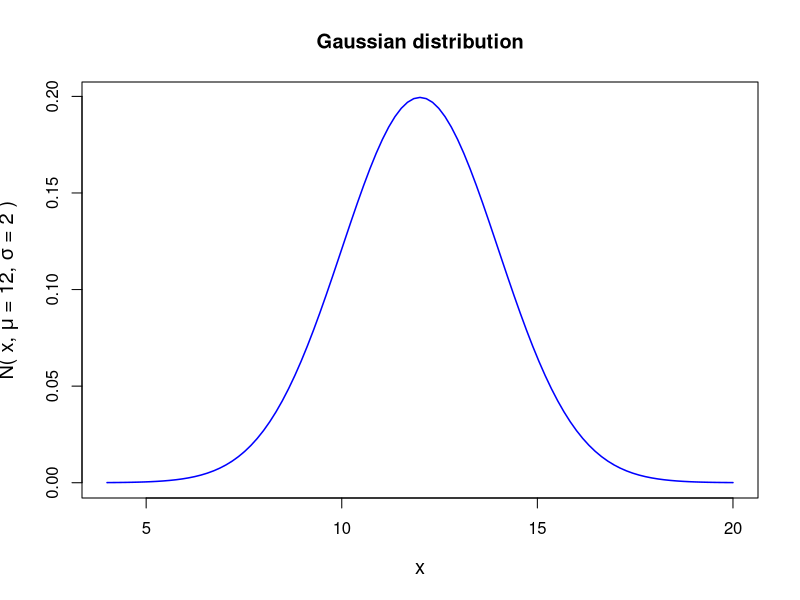
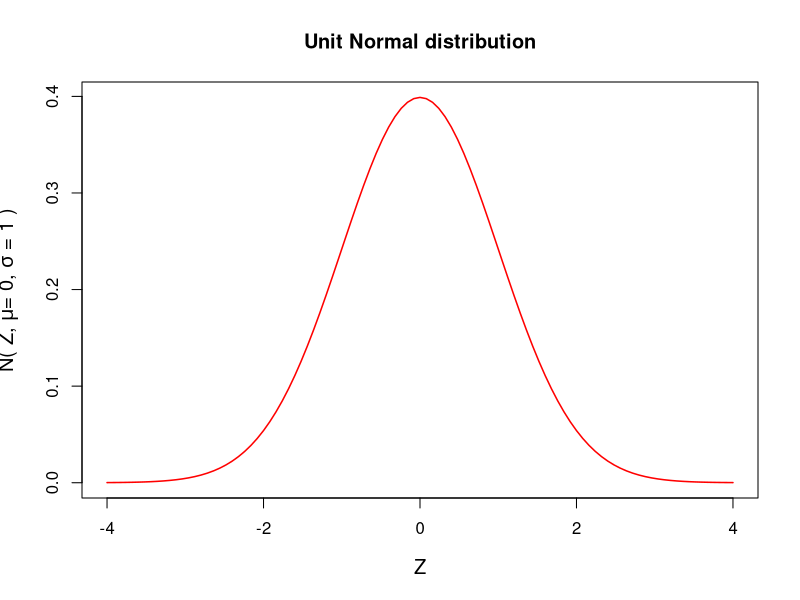
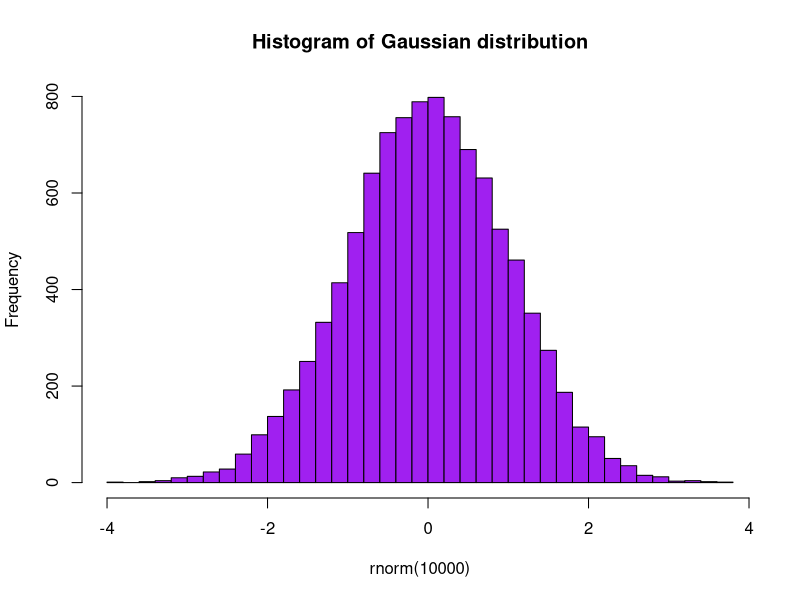

Generate these figures, in order, with R:
#Gaussian/Normal Distribution

#Four functions are provided in R for computing various quantities related to Gaussian distribution
#dnorm(Z), rnorm(n), qnorm(p), pnorm(Z)

#dnorm(Z): Returns Gaussian density Z on a unit normal ditribution
#rnorm(n): Return n random deviated unit normal curve
#pnorm(Z): Return P-value(cumulative probability) from minus infinity to Z
#qnorm(p): Return Z-value corresponding to cumulative probability p.

#Z = Gaussian Z variable
#mean = Mean of Gaussian distribution
#sd = Standard deviation of the Gaussian distribution





mean = 12 #mean of Gaussian
sd = 2.0  #Standard deviation
x = 14.0  #Gaussian variable

#Probability density function 

##dnorm(x,mu,sigma) returns Gaussian probability density for given x,mu,sigma

gauss_density = dnorm(x,mean,sd)
gauss_density = round(gauss_density, digits = 3)
print(paste("Gaussian probability for (",x, ",",mean, ",", sd,") = ", gauss_density))



##dnorm(Z) returns a probability density for a given Z in unit Gaussian

Z = 2.0
unit_norm = dnorm(Z)
unit_norm = round(unit_norm, digits = 3)
print(paste("Unit Gaussian probability for Z = ",Z, " is ", unit_norm))

##Plotting the Gaussian curve in the x range of (mu-4*sigma, mu+4*sigma)
mean = 12
sd = 2
x = seq(mean - 4*sd, mean + 4*sd, 100)
string = substitute(paste("N( x, ", mu, " = 12, ", sigma, " = 2 ", ")"))

curve(dnorm(x, mean, sd), xlim=c(mean - 4*sd, mean + 4*sd), ylab = string, lwd = 1.5, cex.lab=1.2, col="blue", main="Gaussian distribution")

##Plotting Unit Gaussian/Standard Normal distribution curve
mean = 0
sd = 1
x = seq(mean - 4*sd, mean + 4*sd, 100)
string = substitute(paste("N( Z, ", mu, "= 0, ", sigma, " = 1 ", ")"))
curve(dnorm(x, mean, sd), xlim=c(mean - 4*sd, mean + 4*sd), xlab = "Z", ylab = string, lwd = 1.5, cex.lab = 1.2, col="red", main="Unit Normal distribution")



#pnorm: To generate cumulative probability (P-value) above upto a Z value in a unit Gaussiam

##pnorm(Z) generates cumulative probability from minus infinity to Z
##When Z is +ve, Probability above Z is 1-pnorm(Z)
##when Z is -ve, Probability below Z is pnorm(Z)

Z = 2.6
pvalue = pnorm(Z)
pvalue1 = round(pvalue, 3)
print(paste("Cumulative probability from Z = minus infinity to ", Z, "is ", pvalue1))

Z = -2.6
pvalue = pnorm(Z)
pvalue2 = round(pvalue,3)
print(paste("Cumulative probability from Z = minus infinity to ", Z, "is ", pvalue2))


#qnorm: Generating Z value for a Cumulative probability is p

##qnorm(p) returns Z value at which cumulative probability is p

p = 0.95  ##Cumulative probability from minus infinity to Z
Z = qnorm(p)
Z = round(Z, digits=3)
print(paste("Z-value for a cumulative probaility p = ", p, "is ", Z))


#rnorm: Generating random deviates from a Gaussian
#rnorm(n,mean,sd): Returns a vector of n random deviates from a Gaussian distribution N(mean,sd)
#rnorm(n): Returns a vector of n random deviates from a Gaussian N(0,1)

ndev = rnorm(4, mean = 15, sd = 3)
ndev = round(ndev,3)
print("Four Gaussian deviates from N(15,3) : ")
print(ndev)


#Plotting the histogram of 10000 random deviates from unit Gaussian

hist(rnorm(10000), breaks = 30, col = "purple", main = "Histogram of Gaussian distribution")